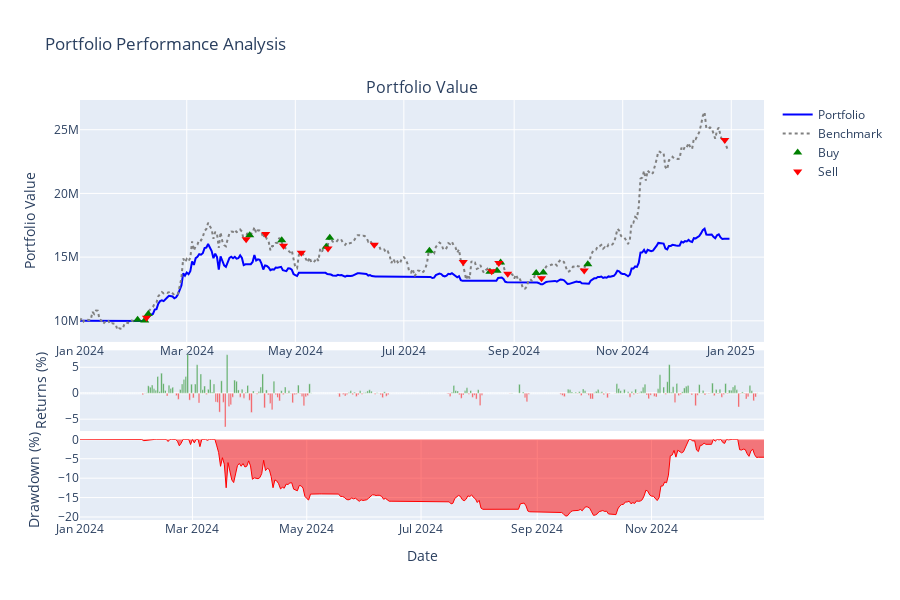
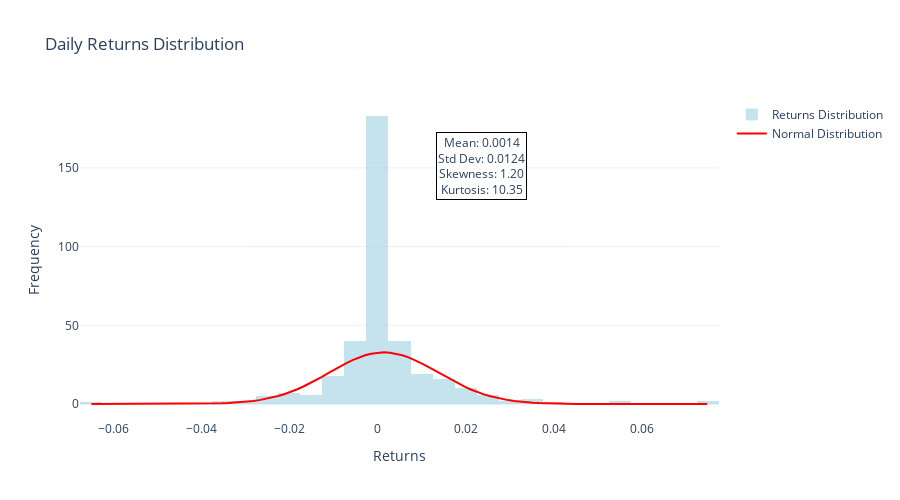
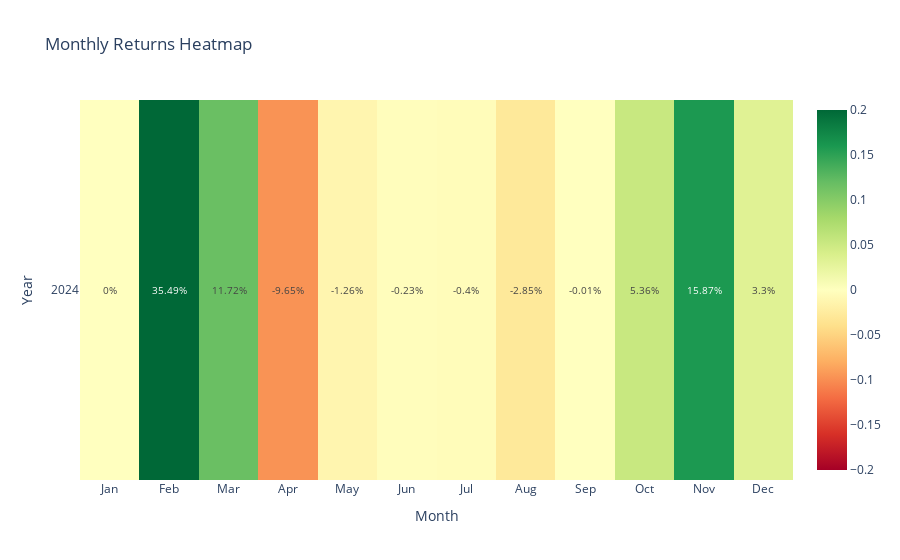

The notebook cell these images were saved under, in order:
### Code cell
# 1. 포트폴리오 성과 차트
result.plot_portfolio_performance()

# 2. 수익률 분포 
result.plot_returns_distribution(period="daily")

# 3. 월별 수익률 히트맵
result.plot_monthly_returns_heatmap()

# 4. 성과 비교표
result.show_performance_comparison()

### Figure 1 — Plotly figure (JSON) as saved in the notebook; plotly's stock layout.template omitted (floating-point values rounded to 4 significant figures; data arrays with more than 128 entries replaced by an {"elided": "..."} marker saying what was removed)
{"data": [{"line": {"color": "blue", "width": 2}, "name": "Portfolio", "type": "scatter", "x": {"elided": "366 str values"}, "xaxis": "x", "y": {"elided": "366 float values"}, "yaxis": "y"}, {"line": {"color": "gray", "dash": "dot", "width": 2}, "name": "Benchmark", "type": "scatter", "x": {"elided": "365 str values"}, "xaxis": "x", "y": {"elided": "365 float values"}, "yaxis": "y"}, {"marker": {"color": "green", "size": 8, "symbol": "triangle-up"}, "mode": "markers", "name": "Buy", "type": "scatter", "x": ["2024-02-02T09:00:00+09:00", "2024-02-06T09:00:00+09:00", "2024-02-08T09:00:00+09:00", "2024-04-05T09:00:00+09:00", "2024-04-23T09:00:00+09:00", "2024-05-18T09:00:00+09:00", "2024-05-20T09:00:00+09:00", "2024-07-15T09:00:00+09:00", "2024-08-18T09:00:00+09:00", "2024-08-22T09:00:00+09:00", "2024-08-24T09:00:00+09:00", "2024-09-13T09:00:00+09:00", "2024-09-17T09:00:00+09:00", "2024-10-12T09:00:00+09:00"], "xaxis": "x", "y": [10080000.0, 10030000.0, 10540000.0, 16720000.0, 16320000.0, 15820000.0, 16530000.0, 15490000.0, 13850000.0, 13940000.0, 14580000.0, 13750000.0, 13790000.0, 14440000.0], "yaxis": "y"}, {"marker": {"color": "red", "size": 8, "symbol": "triangle-down"}, "mode": "markers", "name": "Sell", "type": "scatter", "x": ["2024-02-07T09:00:00+09:00", "2024-04-03T09:00:00+09:00", "2024-04-14T09:00:00+09:00", "2024-04-24T09:00:00+09:00", "2024-05-04T09:00:00+09:00", "2024-05-19T09:00:00+09:00", "2024-06-14T09:00:00+09:00", "2024-08-03T09:00:00+09:00", "2024-08-19T09:00:00+09:00", "2024-08-23T09:00:00+09:00", "2024-08-28T09:00:00+09:00", "2024-09-16T09:00:00+09:00", "2024-10-10T09:00:00+09:00", "2024-12-28T09:00:00+09:00"], "xaxis": "x", "y": [10240000.0, 16400000.0, 16810000.0, 15900000.0, 15350000.0, 15670000.0, 15970000.0, 14610000.0, 13880000.0, 14550000.0, 13690000.0, 13340000.0, 13960000.0, 24180000.0], "yaxis": "y"}, {"marker": {"color": {"elided": "365 str values"}}, "name": "Daily Returns", "opacity": 0.7, "showlegend": false, "type": "bar", "x": {"elided": "365 str values"}, "xaxis": "x2", "y": {"elided": "365 float values"}, "yaxis": "y2"}, {"fill": "tozeroy", "line": {"color": "red", "width": 1}, "name": "Drawdown", "showlegend": false, "type": "scatter", "x": {"elided": "366 str values"}, "xaxis": "x3", "y": {"elided": "366 float values"}, "yaxis": "y3"}], "layout": {"annotations": [{"font": {"size": 16}, "showarrow": false, "text": "Portfolio Value", "x": 0.5, "xanchor": "center", "xref": "paper", "y": 1, "yanchor": "bottom", "yref": "paper"}], "height": 600, "hovermode": "x unified", "showlegend": true, "title": {"text": "Portfolio Performance Analysis"}, "xaxis": {"anchor": "y", "domain": [0, 1]}, "xaxis2": {"anchor": "y2", "domain": [0, 1], "showticklabels": false}, "xaxis3": {"anchor": "y3", "domain": [0, 1], "showticklabels": true, "title": {"text": "Date"}}, "yaxis": {"anchor": "x", "domain": [0.424, 1], "title": {"text": "Portfolio Value"}}, "yaxis2": {"anchor": "x2", "domain": [0.212, 0.404], "title": {"text": "Returns (%)"}}, "yaxis3": {"anchor": "x3", "domain": [0, 0.192], "title": {"text": "Drawdown (%)"}}}}

### Figure 2 — Plotly figure (JSON) as saved in the notebook; plotly's stock layout.template omitted (floating-point values rounded to 4 significant figures; data arrays with more than 128 entries replaced by an {"elided": "..."} marker saying what was removed)
{"data": [{"marker": {"color": "lightblue"}, "name": "Returns Distribution", "nbinsx": 50, "opacity": 0.7, "type": "histogram", "x": {"elided": "365 float values"}}, {"line": {"color": "red", "width": 2}, "mode": "lines", "name": "Normal Distribution", "type": "scatter", "x": [-0.06491, -0.0635, -0.06209, -0.06068, -0.05926, -0.05785, -0.05644, -0.05503, -0.05362, -0.05221, -0.0508, -0.04939, -0.04797, -0.04656, -0.04515, -0.04374, -0.04233, -0.04092, -0.03951, -0.0381, -0.03668, -0.03527, -0.03386, -0.03245, -0.03104, -0.02963, -0.02822, -0.02681, -0.0254, -0.02398, -0.02257, -0.02116, -0.01975, -0.01834, -0.01693, -0.01552, -0.01411, -0.01269, -0.01128, -0.009872, -0.008461, -0.007049, -0.005638, -0.004227, -0.002816, -0.001404, 6.772e-06, 0.001418, 0.002829, 0.00424, 0.005652, 0.007063, 0.008474, 0.009885, 0.0113, 0.01271, 0.01412, 0.01553, 0.01694, 0.01835, 0.01976, 0.02118, 0.02259, 0.024, 0.02541, 0.02682, 0.02823, 0.02964, 0.03105, 0.03246, 0.03388, 0.03529, 0.0367, 0.03811, 0.03952, 0.04093, 0.04234, 0.04375, 0.04517, 0.04658, 0.04799, 0.0494, 0.05081, 0.05222, 0.05363, 0.05504, 0.05646, 0.05787, 0.05928, 0.06069, 0.0621, 0.06351, 0.06492, 0.06633, 0.06775, 0.06916, 0.07057, 0.07198, 0.07339, 0.0748], "y": [1.997e-05, 3.647e-05, 6.576e-05, 0.000117, 0.0002056, 0.0003566, 0.0006104, 0.001032, 0.001721, 0.002833, 0.004606, 0.00739, 0.01171, 0.0183, 0.02825, 0.04304, 0.06473, 0.0961, 0.1408, 0.2037, 0.291, 0.4102, 0.5707, 0.784, 1.063, 1.423, 1.88, 2.452, 3.157, 4.013, 5.034, 6.235, 7.622, 9.198, 10.96, 12.89, 14.96, 17.14, 19.39, 21.65, 23.86, 25.96, 27.88, 29.56, 30.93, 31.96, 32.59, 32.81, 32.6, 31.98, 30.97, 29.6, 27.93, 26.02, 23.92, 21.71, 19.45, 17.2, 15.02, 12.94, 11.01, 9.247, 7.665, 6.272, 5.067, 4.04, 3.18, 2.471, 1.895, 1.435, 1.072, 0.7911, 0.5761, 0.4142, 0.2939, 0.2059, 0.1424, 0.09719, 0.06549, 0.04356, 0.0286, 0.01854, 0.01186, 0.007491, 0.00467, 0.002874, 0.001746, 0.001047, 0.0006199, 0.0003623, 0.000209, 0.000119, 6.688e-05, 3.711e-05, 2.033e-05, 1.099e-05, 5.866e-06, 3.09e-06, 1.607e-06, 8.251e-07]}], "layout": {"annotations": [{"bgcolor": "white", "bordercolor": "black", "borderwidth": 1, "showarrow": false, "text": "Mean: 0.0014<br>Std Dev: 0.0124<br>Skewness: 1.20<br>Kurtosis: 10.35", "x": 0.7, "xref": "paper", "y": 0.9, "yref": "paper"}], "height": 500, "title": {"text": "Daily Returns Distribution"}, "xaxis": {"title": {"text": "Returns"}}, "yaxis": {"title": {"text": "Frequency"}}}}

### Figure 3 — Plotly figure (JSON) as saved in the notebook; plotly's stock layout.template omitted (floating-point values rounded to 4 significant figures)
{"data": [{"colorscale": [[0, "rgb(165,0,38)"], [0.1, "rgb(215,48,39)"], [0.2, "rgb(244,109,67)"], [0.3, "rgb(253,174,97)"], [0.4, "rgb(254,224,139)"], [0.5, "rgb(255,255,191)"], [0.6, "rgb(217,239,139)"], [0.7, "rgb(166,217,106)"], [0.8, "rgb(102,189,99)"], [0.9, "rgb(26,152,80)"], [1, "rgb(0,104,55)"]], "text": [[0.0, 35.49, 11.72, -9.65, -1.26, -0.23, -0.4, -2.85, -0.01, 5.36, 15.87, 3.3]], "textfont": {"size": 10}, "texttemplate": "%{text}%", "type": "heatmap", "x": ["Jan", "Feb", "Mar", "Apr", "May", "Jun", "Jul", "Aug", "Sep", "Oct", "Nov", "Dec"], "y": ["2024"], "z": [[0.0, 0.3549, 0.1172, -0.09653, -0.01263, -0.00235, -0.003981, -0.02846, -0.000125, 0.05356, 0.1587, 0.03297]], "zmax": 0.2, "zmin": -0.2}], "layout": {"title": {"text": "Monthly Returns Heatmap"}, "xaxis": {"tickmode": "array", "ticktext": ["Jan", "Feb", "Mar", "Apr", "May", "Jun", "Jul", "Aug", "Sep", "Oct", "Nov", "Dec"], "tickvals": [0, 1, 2, 3, 4, 5, 6, 7, 8, 9, 10, 11], "title": {"text": "Month"}}, "yaxis": {"tickmode": "array", "ticktext": ["2024"], "tickvals": [0], "title": {"text": "Year"}, "type": "category"}}}
